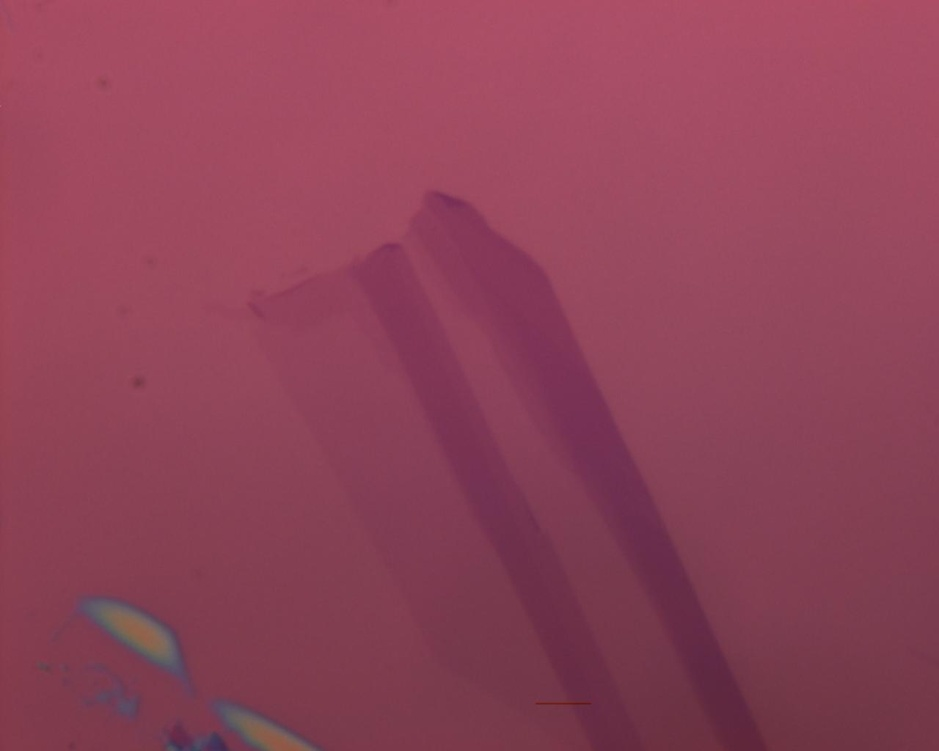
#> input picture deep_learning_data/15.jpg, 939 x 751 px, shrunk from 1280 x 1024 before the run; its folder holds only this picture in this run
$ python data_extraction_grey_scale.py
#> lines starting #> are read from the running program, lines starting #| are printed output that depends on the picture
import cv2
import os
import glob
import json
import numpy as np

def main(folder=None):
    # Ask for the folder containing images if not provided.
    if not folder:
        folder = input("Enter the path to the folder containing images: ").strip()

    # Gather image paths (feel free to add more extensions if needed)
    image_extensions = ["*.jpg", "*.jpeg", "*.png", "*.bmp", "*.tiff"]
    image_paths = []
    for ext in image_extensions:
        image_paths.extend(glob.glob(os.path.join(folder, ext)))
    image_paths.sort()
    if not image_paths:
        print("No images found in the provided folder.")
        return

    # Dictionary to store saved feature vectors.
    # Key: image filename; Value: list of feature vectors for each set.
    saved_data = {}

    current_image_index = 0
    current_clicks = []  # stores (x, y) for the current unsaved set (flake points)

    # Global images
    original_image = None    # original loaded image (BGR)
    processed_gray = None    # processed grayscale image (max contrast)
    processed_color = None   # processed image in BGR (converted from grayscale for display)
    display_image = None     # combined image for display (original on left, processed on right)

    def draw_overlay(img, filename):
        """Draw overlay text on an image:
           - Filename in blue at the bottom.
           - Saved set count in red at the top if available.
        """
        overlay = img.copy()
        cv2.putText(overlay, filename, (10, overlay.shape[0] - 10),
                    cv2.FONT_HERSHEY_SIMPLEX, 1, (255, 0, 0), 2)
        if filename in saved_data and saved_data[filename]:
            text = f"Saved sets: {len(saved_data[filename])}"
            cv2.putText(overlay, text, (10, 30),
                        cv2.FONT_HERSHEY_SIMPLEX, 1, (0, 0, 255), 2)
        return overlay

    def load_image(index):
        """Loads an image by index, computes the processed version, resets current clicks,
           and refreshes the combined display.
        """
#> called with index = 0
        nonlocal original_image, processed_gray, processed_color, display_image, current_clicks
        image_path = image_paths[index]
        filename = os.path.basename(image_path)
        original_image = cv2.imread(image_path)
#> original_image is the input picture: shape (751, 939, 3); mean B, G, R 88.3, 66.7, 142.2
        if original_image is None:
            print("Could not load image:", image_path)
            return

        # Process the image:
        # Convert to grayscale and apply normalization to stretch intensities (autocontrast effect).
        gray = cv2.cvtColor(original_image, cv2.COLOR_BGR2GRAY)
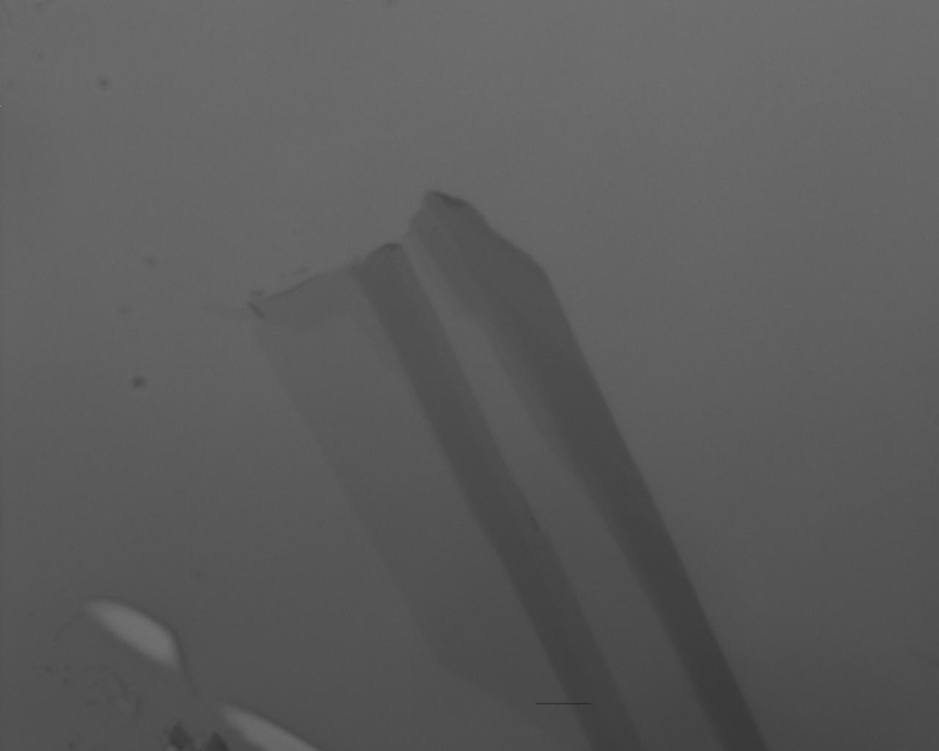
#> gray: shape (751, 939); min 45, max 119, mean 91.8
        processed_gray = cv2.normalize(gray, None, alpha=0, beta=255, norm_type=cv2.NORM_MINMAX)
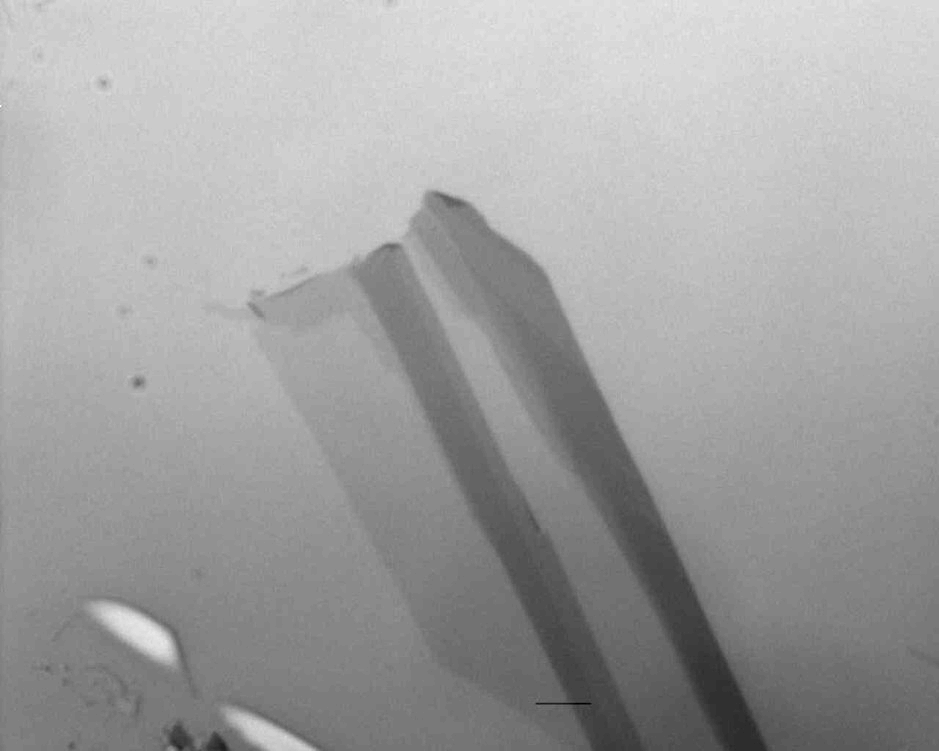
#> processed_gray: shape (751, 939); min 0, max 255, mean 161.2
        processed_color = cv2.cvtColor(processed_gray, cv2.COLOR_GRAY2BGR)

        current_clicks = []  # reset unsaved selection
        refresh_display()
        cv2.imshow("Image", display_image)

    def refresh_display():
        """Redraws the combined display image with overlays and any current unsaved points.
           The left half shows the original image and the right half shows the processed image.
        """
        nonlocal display_image
        filename = os.path.basename(image_paths[current_image_index])

        left_img = original_image.copy()
        left_img = draw_overlay(left_img, filename)
        right_img = processed_color.copy()
        right_img = draw_overlay(right_img, filename)
#> call 2 of draw_overlay, with filename = '15.jpg'
#> in draw_overlay (call 2), `cv2.putText(overlay, filename, (10, overlay.shape[0] - 10), cv2.FONT_H..`:
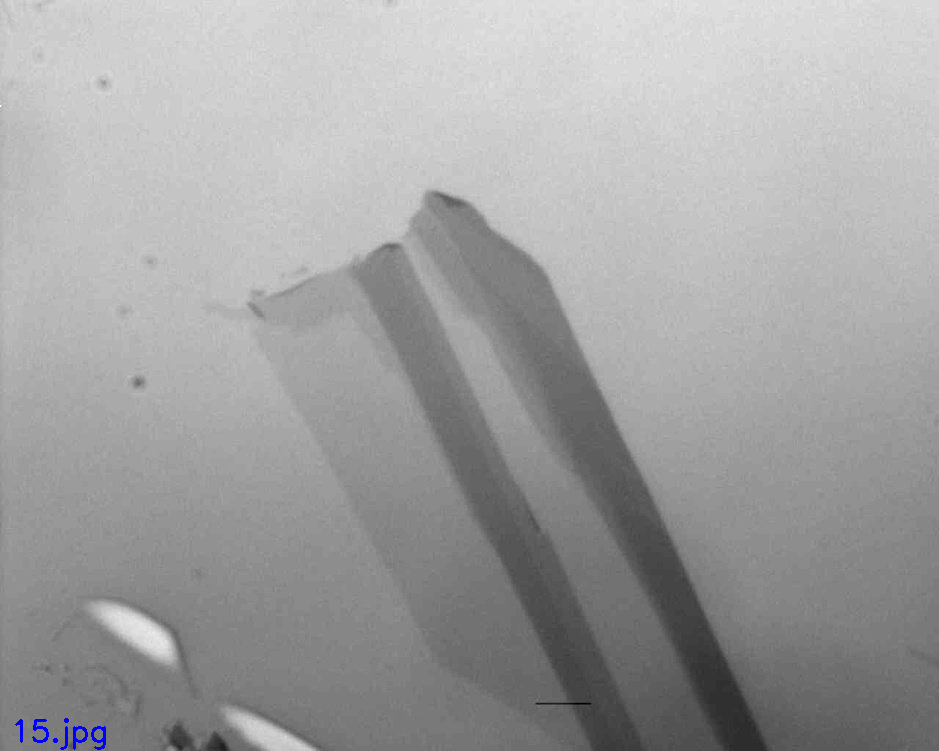
#> overlay: shape (751, 939, 3); mean B, G, R 161.4, 161.1, 161.1

        # Draw any current (unsaved) clicks as green circles on both images.
        for (x, y) in current_clicks:
            cv2.circle(left_img, (x, y), 5, (0, 255, 0), -1)
            cv2.circle(right_img, (x, y), 5, (0, 255, 0), -1)

        # Combine the images side by side.
        display_image = np.hstack([left_img, right_img])
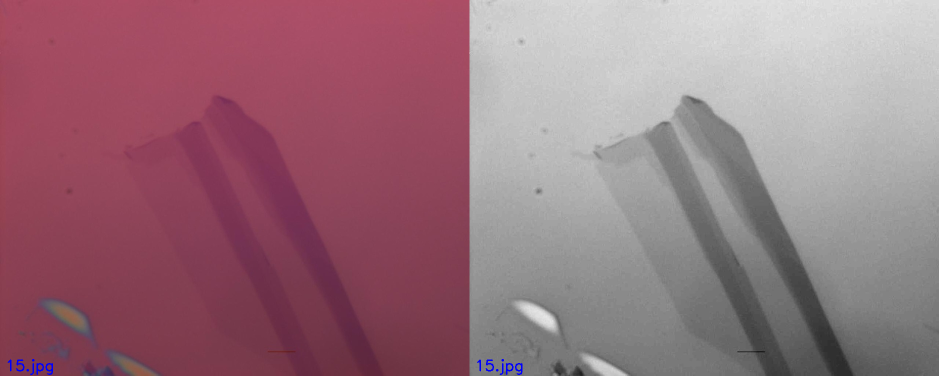
#> display_image: shape (751, 1878, 3) (shown at 1/2 size); mean B, G, R 124.9, 113.9, 151.6
        cv2.imshow("Image", display_image)

    # Create a window and set up the mouse callback.
    cv2.namedWindow("Image")
    def mouse_callback(event, x, y, flags, param):
        nonlocal current_clicks, display_image
        if original_image is None:
            return

        img_width = original_image.shape[1]
        if event == cv2.EVENT_LBUTTONDOWN:
            # If click is on the left half, coordinates are as is.
            # If click is on the right half, subtract the width offset.
            if x < img_width:
                point = (x, y)
            else:
                point = (x - img_width, y)
            current_clicks.append(point)
            refresh_display()
    cv2.setMouseCallback("Image", mouse_callback)

    # Load the first image.
    load_image(current_image_index)

    # Print instructions.
    print("\nInstructions:")
    print("  Left-click on either half of the displayed image to add a point.")
    print("     (Clicks are normalized so that the same point appears on both halves.)")
    print("  c: Clear the current unsaved point selections.")
    print("  s: Save the current set (requires at least 1 point).")
    print("       Feature Extraction (grayscale):")
    print("         I_background: Mode of processed image intensities")
    print("         I_flake: Intensity at the clicked point (from processed image)")
    print("         Delta_I: I_flake - I_background")
    print("         Ratio: I_flake / I_background (if I_background != 0)")
    print("         Combined feature vector: [I_background, I_flake, Delta_I, Ratio]")
    print("  d: Next image.")
    print("  a: Previous image.")
    print("  Esc: Quit and save data.json.\n")

    while True:
        cv2.imshow("Image", display_image)
        key = cv2.waitKey(1) & 0xFF
#> (key Esc is pressed here)

        if key == 27:  # Esc key pressed: exit.
            break
        elif key == ord('c'):
            current_clicks = []
            refresh_display()
            print("Cleared current point selections for image:", os.path.basename(image_paths[current_image_index]))
        elif key == ord('s'):
            if current_clicks:
                # Compute the background intensity as the mode of all pixels in the processed image.
                flat = processed_gray.flatten()
                I_background = int(np.bincount(flat).argmax())
                filename = os.path.basename(image_paths[current_image_index])
                if filename not in saved_data:
                    saved_data[filename] = []
                # Save a feature vector for each selected point.
                for (x, y) in current_clicks:
                    I_flake = int(processed_gray[y, x])
                    Delta_I = I_flake - I_background
                    Ratio = I_flake / I_background if I_background != 0 else 0
                    feature_vector = [I_background, I_flake, Delta_I, Ratio]
                    saved_data[filename].append(feature_vector)
                    print(f"Saved point for {filename}: {feature_vector}")
                current_clicks = []
                refresh_display()
            else:
                print("Error: Please select at least 1 point before saving.")
        elif key == ord('d'):
            if current_image_index < len(image_paths) - 1:
                current_image_index += 1
                load_image(current_image_index)
                print("Moved to next image:", os.path.basename(image_paths[current_image_index]))
            else:
                print("This is the last image.")
        elif key == ord('a'):
            if current_image_index > 0:
                current_image_index -= 1
                load_image(current_image_index)
                print("Moved to previous image:", os.path.basename(image_paths[current_image_index]))
            else:
                print("This is the first image.")

    cv2.destroyAllWindows()
    # Save the data.json file in the same directory as this script.
    script_directory = os.path.dirname(os.path.abspath(__file__))
    data_path = os.path.join(script_directory, "data.json")
    with open(data_path, "w") as f:
        json.dump(saved_data, f, indent=4)
    print(f"\nData saved to {data_path}")

if __name__ == "__main__":
    pathname = "/Users/massimozhang/Desktop/coding/Ma Lab/Flake_searching_deep/deep_learning_data"
    main(folder=pathname)
